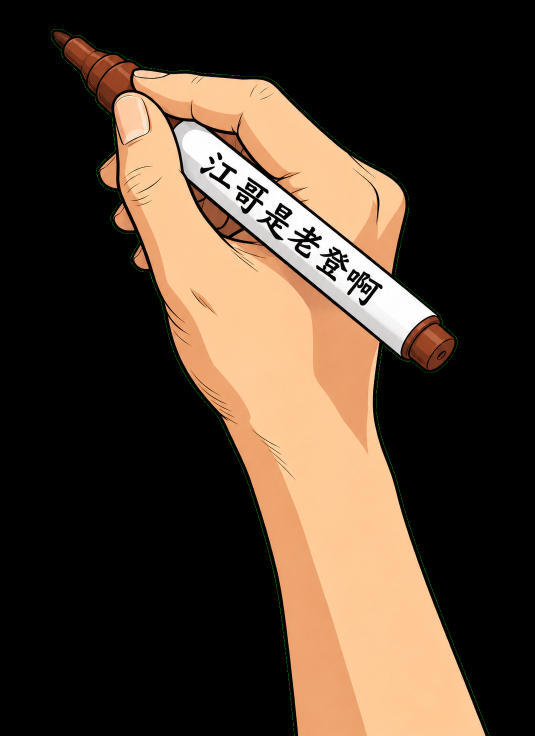
#> input picture tools/whiteboard/drawing-hand.png, 1069 x 1472 px (shown at 1/2 size)
$ python sketch.py drawing-hand.png drawing-hand.png 5
#> lines starting #> are read from the running program, lines starting #| are printed output that depends on the picture; after the words box and inside, x2 and y2 are one past the last pixel; in counts of white or black regions, pixels touching at a corner belong together
"""Turns one rendered 3D frame into a whiteboard source image: beige paper, dark-grey pencil lines, pale colour wash,
plus an annotation.json that tells the stream renderer (srt-whiteboard-animation, MIT) in what order to draw the regions.
Usage: python sketch.py frame.jpg out_prefix duration_ms
Writes out_prefix.png and out_prefix.annotation.json"""
import json
import sys

import cv2
import numpy as np

PAPER = np.array([0xD7, 0xEB, 0xF5], dtype=np.float32)  # #F5EBD7 in BGR
W = 720


def sketch(img):
    h, w = img.shape[:2]
    img = cv2.resize(img, (W, round(h * W / w)), interpolation=cv2.INTER_AREA)
    smooth = cv2.bilateralFilter(img, 7, 40, 7)
    gray = cv2.cvtColor(smooth, cv2.COLOR_BGR2GRAY)
    edges = cv2.Canny(gray, 35, 100)
    local = cv2.adaptiveThreshold(gray, 255, cv2.ADAPTIVE_THRESH_GAUSSIAN_C, cv2.THRESH_BINARY_INV, 15, 9)
    local = cv2.morphologyEx(local, cv2.MORPH_OPEN, np.ones((2, 2), np.uint8))
    lines = cv2.dilate(cv2.bitwise_or(edges, local), np.ones((2, 2), np.uint8))
    # pale colour wash: quantised colours blended into the paper (muted, so it still reads as a hand-coloured drawing)
    q = (smooth // 40 * 40 + 20).astype(np.float32)
    wash = 0.42 * q + 0.58 * PAPER
    out = wash.copy()
    out[lines > 0] = (62, 62, 66)
    return img, np.clip(out, 0, 255).astype(np.uint8), lines


def regions(lines, w, h):
    """Background first (the whole frame), then up to 3 biggest subjects, biggest first."""
    blobs = cv2.dilate(lines, np.ones((41, 41), np.uint8))
    n, _, st, _ = cv2.connectedComponentsWithStats(blobs)
    found = []
    for i in range(1, n):
        x, y, bw, bh, area = st[i]
        if bw * bh >= 0.04 * w * h and bw * bh <= 0.85 * w * h:
            pad = int(0.03 * w)
            x0, y0 = max(0, x - pad), max(0, y - pad)
            found.append((bw * bh, x0, y0, min(w, x + bw + pad) - x0, min(h, y + bh + pad) - y0))
    found.sort(reverse=True)
    return [{"x": int(x), "y": int(y), "width": int(a), "height": int(b)} for _, x, y, a, b in found[:3]]


def main():
    src, prefix, dur = sys.argv[1], sys.argv[2], int(sys.argv[3])
    img = cv2.imread(src)
#> img is the input picture: shape (1472, 1069, 3); mean B, G, R 46.1, 60.5, 77
    if img is None:
        raise SystemExit(f"cannot read {src}")
    img, art, lines = sketch(img)
#> in sketch, `gray = cv2.cvtColor(smooth, cv2.COLOR_BGR2GRAY)`:
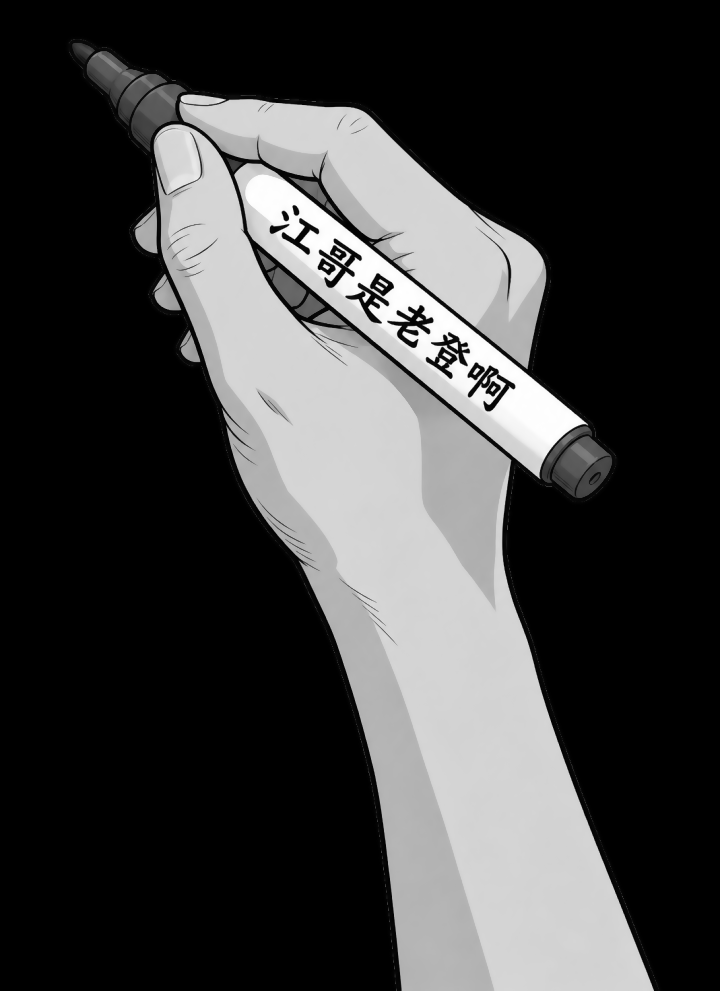
#> gray: shape (991, 720); min 0, max 255, mean 63.8
#> in sketch, `edges = cv2.Canny(gray, 35, 100)`:
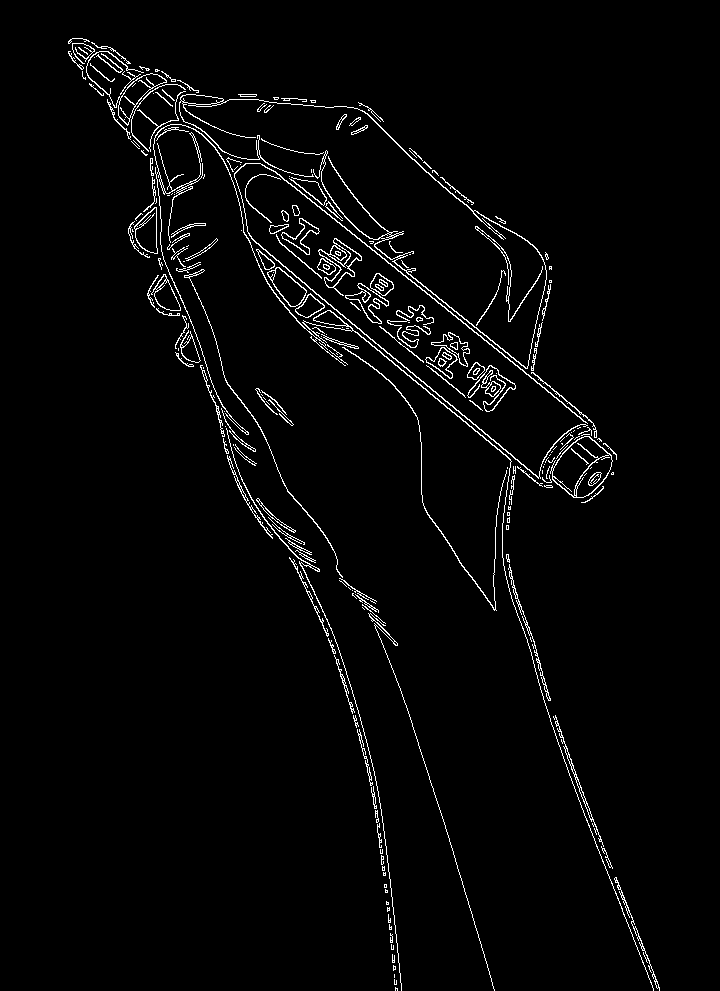
#> edges: shape (991, 720); 2.6% white in thin lines or dots, all inside (x1, y1, x2, y2) = (68, 38, 660, 991)
#> in sketch, `local = cv2.adaptiveThreshold(gray, 255, cv2.ADAPTIVE_THRESH_GAUSSIAN_..`: local: shape (991, 720); 3.5% white; 153 white regions (88 under 20 px), largest, box (x1, y1, x2, y2) and area: (71, 40, 658, 991) 16911, (387, 305, 434, 348) 694, (468, 365, 515, 411) 518
#> in sketch, `local = cv2.morphologyEx(local, cv2.MORPH_OPEN, np.ones((2, 2), np.uin..`: local: shape (991, 720); 3% white; 135 white regions (103 under 20 px), largest, box (x1, y1, x2, y2) and area: (85, 49, 659, 991) 15676, (389, 306, 435, 349) 689, (469, 366, 516, 412) 513
#> in sketch, `lines = cv2.dilate(cv2.bitwise_or(edges, local), np.ones((2, 2), np.ui..`:
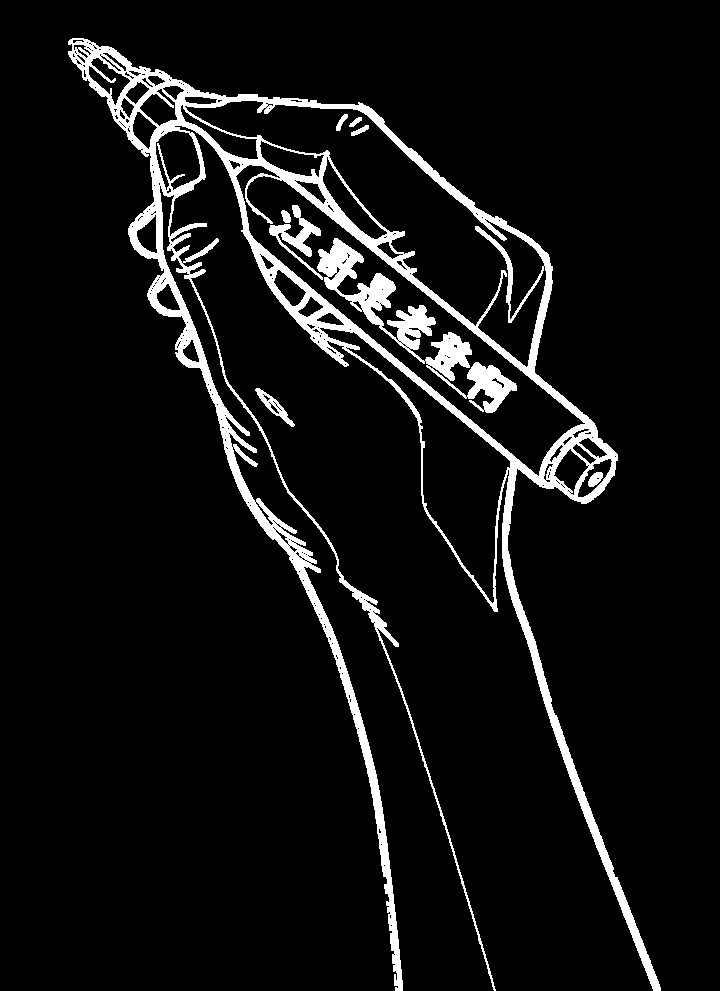
#> lines: shape (991, 720); 7.1% white; 9 white regions, largest, box (x1, y1, x2, y2) and area: (68, 38, 661, 991) 42162, (317, 238, 517, 413) 6508, (269, 205, 323, 280) 1029
#> in sketch, `q = (smooth // 40 * 40 + 20).astype(np.float32)`:
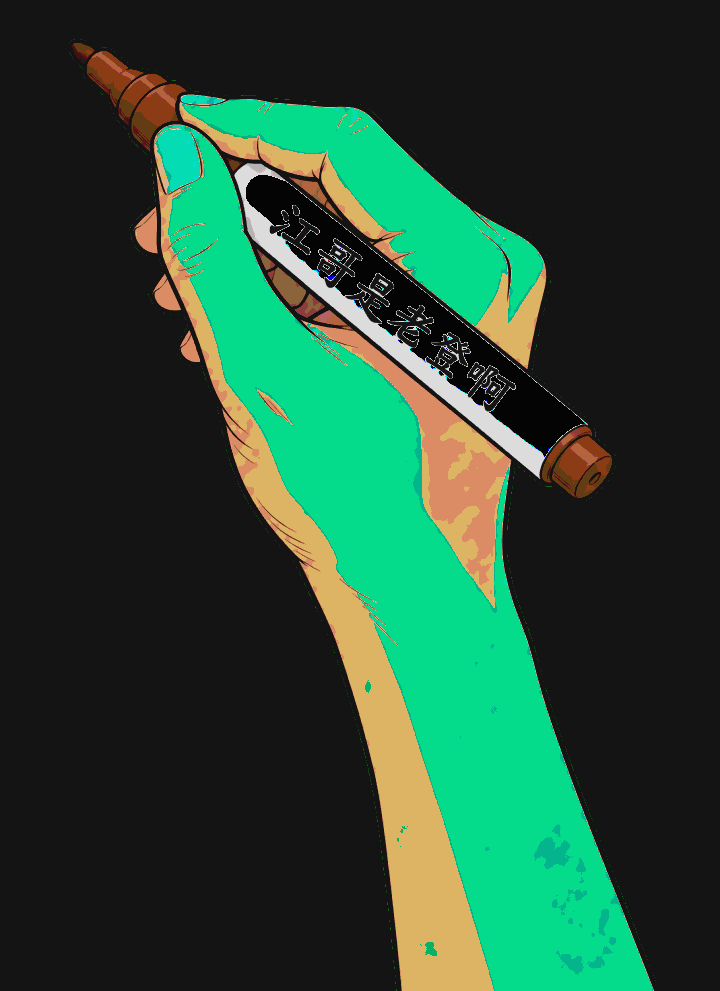
#> q: shape (991, 720, 3) float32; mean of channels 0, 1, 2 51.7, 72.4, 37.3; drawn as B, G, R
#> in sketch, `out[lines > 0] = (62, 62, 66)`:
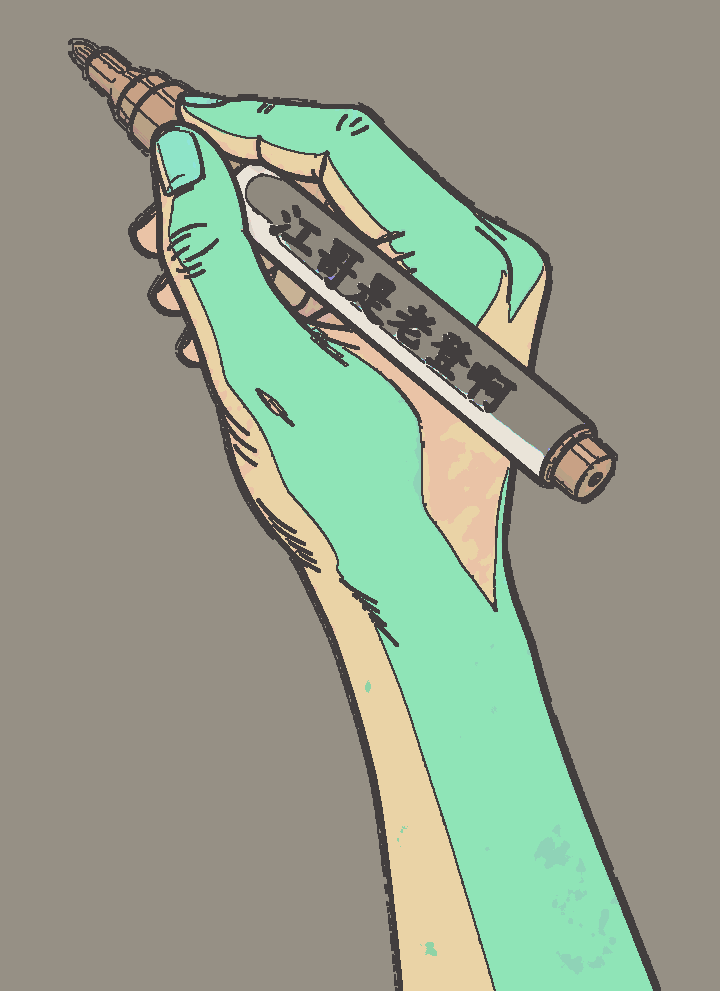
#> out: shape (991, 720, 3) float32; mean of channels 0, 1, 2 140.8, 158.8, 150.8; drawn as B, G, R
    h, w = art.shape[:2]
#> h = 991; w = 720
    cv2.imwrite(prefix + ".png", art)
    subjects = regions(lines, w, h)
#> in regions, `blobs = cv2.dilate(lines, np.ones((41, 41), np.uint8))`:
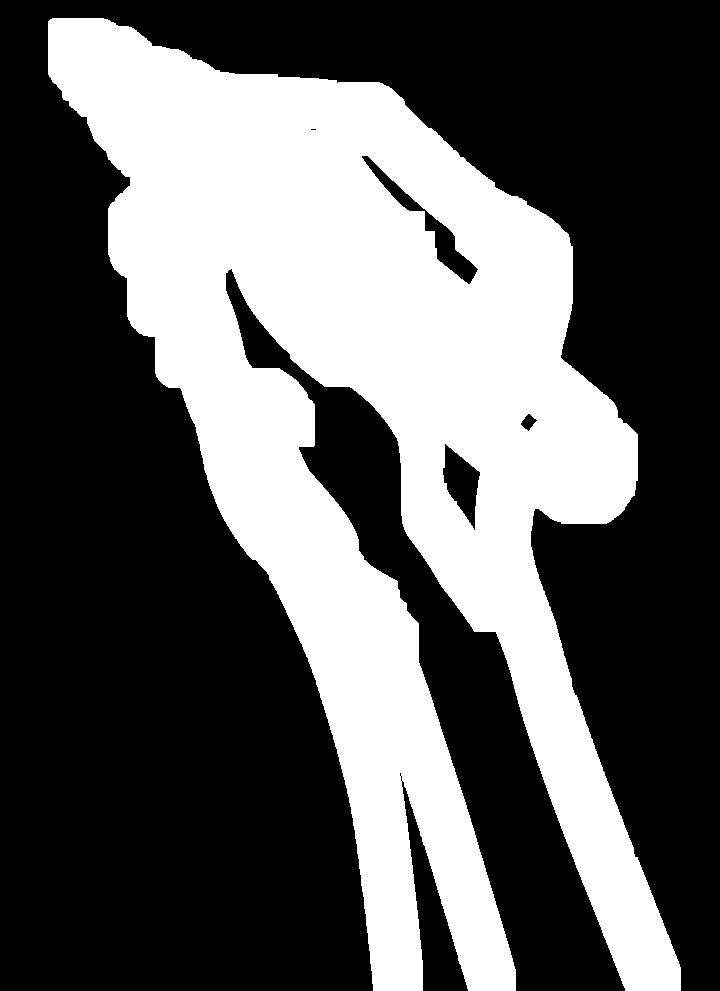
#> blobs: shape (991, 720); 36.4% white; 1 white region, box (x1, y1, x2, y2) and area: (48, 18, 681, 991) 259839
#> in regions, `n, _, st, _ = cv2.connectedComponentsWithStats(blobs)`: n = 2; st = [[0, 0, 720, 991, 453681], [48, 18, 633, 973, 259839]]
#> the loop in regions, `for i in range(1, n):` made 1 pass
#> after the loop in regions, `for i in range(1, n):`: found = []
#> subjects = []
    boxes = [("background", "scene setup", {"x": 0, "y": 0, "width": w, "height": h})]
    boxes += [(f"subject_{i + 1}", "key object or character", r) for i, r in enumerate(subjects)]
#> boxes = 1 item
    usable = max(600, dur - 600)  # the finished drawing stays on screen for at least 0.5 s
    weights = [3.0] + [2.0] * (len(boxes) - 1)
#> weights = [3]
    gap = 100
    span = usable - gap * (len(boxes) - 1)
#> span = 600
    t = 150
    elements = []
    for k, ((eid, role, r), wt) in enumerate(zip(boxes, weights)):
        d = max(250, int(span * wt / sum(weights)))
        elements.append({
            "id": eid, "label": eid, "sequence": k + 1, "narrativeRole": role, "subtitle": "", "type": "structure" if k == 0 else "character",
            "region": r,
            "reveal": {"direction": "top_to_bottom", "startMs": t, "durationMs": d, "maskPaddingPx": 18, "protectedRegions": []},
            "handPath": {"start": [r["x"] + r["width"] // 2, r["y"]], "end": [r["x"] + r["width"] // 2, r["y"] + r["height"]], "easing": "easeInOut"},
        })
        t += d + gap
#> this loop made 1 pass
#> (eid, role, r, wt, d, t) on pass 1: ('background', 'scene setup', {'x': 0, 'y': 0, 'width': 720, 'height': 991}, 3, 600, 850)
#> after the loop, elements = 1 item; t = 850
    json.dump({"sceneId": prefix.split("/")[-1], "canvas": {"width": w, "height": h}, "storyBasis": "auto", "sceneDurationMs": dur, "elements": elements},
              open(prefix + ".annotation.json", "w"), ensure_ascii=False, indent=2)
    print(f"sketch: {w}x{h}, {len(elements)} regions")
#| sketch: 720x991, 1 regions


main()
